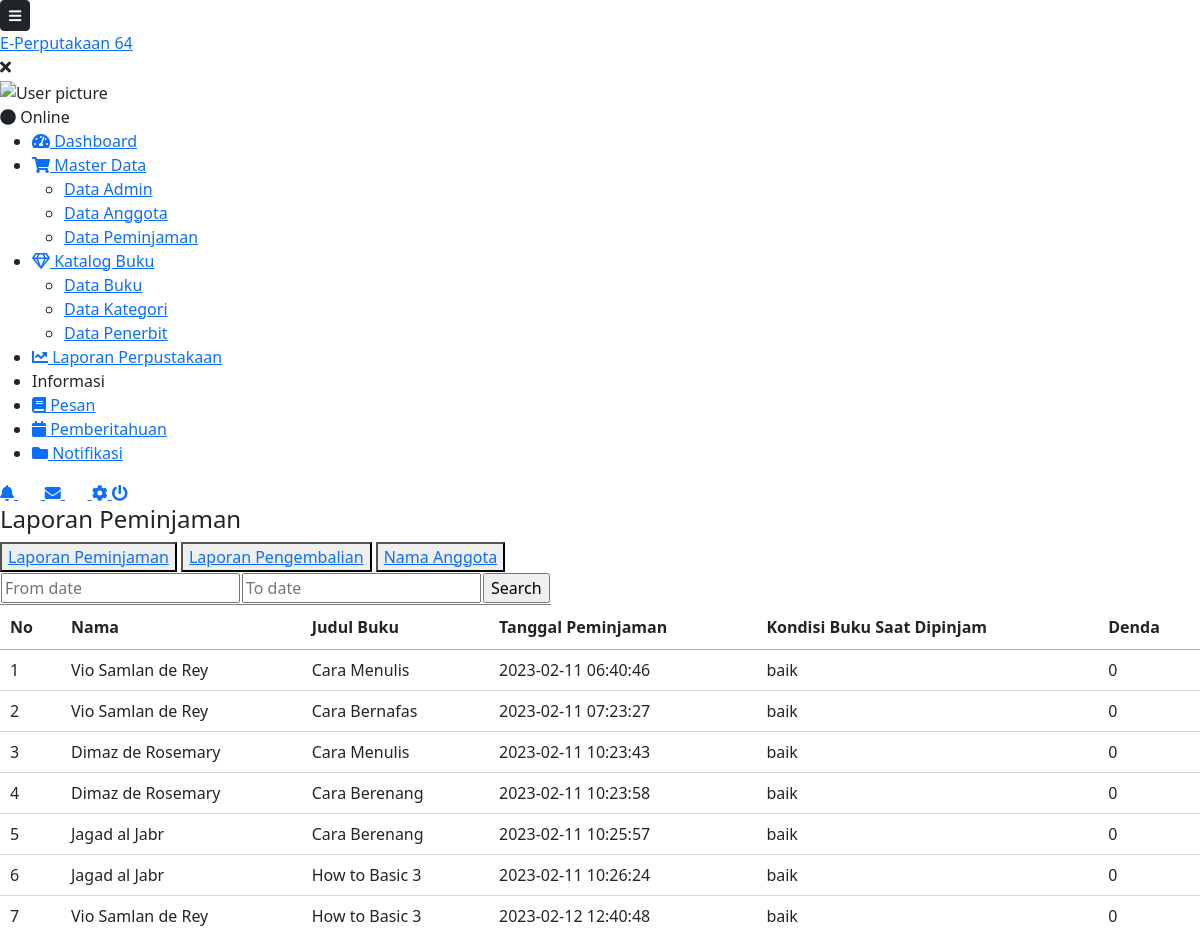
The page /admin/laporan_perpus/index.php on the database its author committed.
### tables this page shows
CREATE TABLE `peminjaman` (
  `id` int(11) NOT NULL,
  `id_user` int(11) NOT NULL,
  `id_buku` int(11) NOT NULL,
  `tanggal_peminjaman` datetime NOT NULL,
  `tanggal_pengembalian` datetime DEFAULT NULL,
  `kondisi_buku_saat_dipinjam` enum('baik','rusak') NOT NULL,
  `kondisi_buku_saat_dikembalikan` enum('baik','rusak') DEFAULT NULL,
  `denda` decimal(10,0) NOT NULL
);

CREATE TABLE `user` (
  `id` int(11) NOT NULL,
  `kode` varchar(100) NOT NULL,
  `nis` char(50) DEFAULT NULL,
  `fullname` varchar(50) NOT NULL,
  `username` varchar(100) NOT NULL,
  `password` text NOT NULL,
  `kelas` varchar(50) DEFAULT NULL,
  `alamat` text DEFAULT NULL,
  `verif` enum('verified','unverified') NOT NULL,
  `role` enum('admin','user') NOT NULL,
  `foto` text DEFAULT NULL,
  `join_date` datetime NOT NULL,
  `terakhir_login` datetime NOT NULL
);

CREATE TABLE `buku` (
  `id` int(11) NOT NULL,
  `judul` varchar(100) NOT NULL,
  `id_kategori` int(11) NOT NULL,
  `id_penerbit` int(11) NOT NULL,
  `tahun_terbit` year(4) NOT NULL,
  `isbn` char(20) NOT NULL,
  `j_buku_baik` int(100) NOT NULL,
  `j_buku_rusak` int(100) NOT NULL,
  `pengarang` varchar(100) NOT NULL,
  `foto` text DEFAULT NULL
);

### class/Database.php (called while the page is built, shortened)
<?php
class Database{
    private $server = "localhost";
    private $username = "root";
    private $password = "";
    private $database = "db_perpus";
    public function __construct(){
        $this->db = mysqli_connect($this->server, $this->username, $this->password, $this->database);
    }
}
?>

### class/Peminjaman.php (called while the page is built, shortened)
<?php
include_once("Database.php");
class Peminjaman extends Database
{
    public function all()
    {
        $sql = "SELECT user.fullname as nama, buku.judul as judul, peminjaman.tanggal_peminjaman, peminjaman.tanggal_pengembalian, peminjaman.kondisi_buku_saat_dipinjam, peminjaman.kondisi_buku_saat_dikembalikan, peminjaman.denda from peminjaman, user, buku where peminjaman.id_buku = buku.id and peminjaman.id_user = user.id and tanggal_pengembalian is null";
        return $this->db->query($sql)->fetch_all(MYSQLI_ASSOC);
    }
}

### admin/laporan_perpus/index.php (the view, shortened to what this page needs)
<?php
include_once("../../class/Peminjaman.php");
$peminjaman = new Peminjaman;
$data_peminjaman = $peminjaman->all();
?>
<!DOCTYPE html>
<html lang="en">
<head>
    <?php include("../../partials/t_script_js.php") ?>
</head>
<body>
    <?php include("../../partials/sidebar_admin.php") ?>
    <div class="table">
        <h4>Laporan Peminjaman</h4>
        <button>
            <a href="http://localhost/perpus/admin/laporan_perpus/index.php">Laporan Peminjaman</a>
        </button>
        <button>
            <a href="http://localhost/perpus/admin/laporan_perpus/pengembalian.php">Laporan Pengembalian</a>
        </button>
        <button>
            <a href="http://localhost/perpus/admin/laporan_perpus/anggota.php">Nama Anggota</a>
        </button>
        <table>
            <tr>
                <td>
                    <input type='text' readonly id='search_fromdate' class="datepicker" placeholder='From date'>
                </td>
                <td>
                    <input type='text' readonly id='search_todate' class="datepicker" placeholder='To date'>
                </td>
                <td>
                    <input type='button' id="btn_search" value="Search">
                </td>
            </tr>
        </table>
        <table id="jquery-tab" class='display dataTable'>
            <thead>
                <tr>
                    <th>No</th>
                    <th>Nama</th>
                    <th>Judul Buku</th>
                    <th>Tanggal Peminjaman</th>
                    <th>Kondisi Buku Saat Dipinjam</th>
                    <th>Denda</th>
                </tr>
            </thead>
            <tbody>
                <?php foreach ($data_peminjaman as $key => $p) {
                ?>
                    <tr>
                        <td><?= $key + 1 ?></td>
                        <td><?= $p["nama"] ?></td>
                        <td><?= $p["judul"] ?></td>
                        <td><?= $p["tanggal_peminjaman"] ?></td>
                        <td><?= $p["kondisi_buku_saat_dipinjam"] ?></td>
                        <td><?= $p["denda"] ?></td>
                    </tr>
                <?php  } ?>
            </tbody>
        </table>
    </div>
</body>
</html>

### rows shown on the page
peminjaman: id_user.fullname "Vio Samlan de Rey", id_buku.judul "Cara Menulis", tanggal_peminjaman "2023-02-11 06:40:46", kondisi_buku_saat_dipinjam "baik", denda "0"
peminjaman: id_user.fullname "Vio Samlan de Rey", id_buku.judul "Cara Bernafas", tanggal_peminjaman "2023-02-11 07:23:27", kondisi_buku_saat_dipinjam "baik", denda "0"
peminjaman: id_user.fullname "Dimaz de Rosemary", id_buku.judul "Cara Menulis", tanggal_peminjaman "2023-02-11 10:23:43", kondisi_buku_saat_dipinjam "baik", denda "0"
peminjaman: id_user.fullname "Dimaz de Rosemary", id_buku.judul "Cara Berenang", tanggal_peminjaman "2023-02-11 10:23:58", kondisi_buku_saat_dipinjam "baik", denda "0"
peminjaman: id_user.fullname "Jagad al Jabr", id_buku.judul "Cara Berenang", tanggal_peminjaman "2023-02-11 10:25:57", kondisi_buku_saat_dipinjam "baik", denda "0"
peminjaman: id_user.fullname "Jagad al Jabr", id_buku.judul "How to Basic 3", tanggal_peminjaman "2023-02-11 10:26:24", kondisi_buku_saat_dipinjam "baik", denda "0"
peminjaman: id_user.fullname "Vio Samlan de Rey", id_buku.judul "How to Basic 3", tanggal_peminjaman "2023-02-12 12:40:48", kondisi_buku_saat_dipinjam "baik", denda "0"
